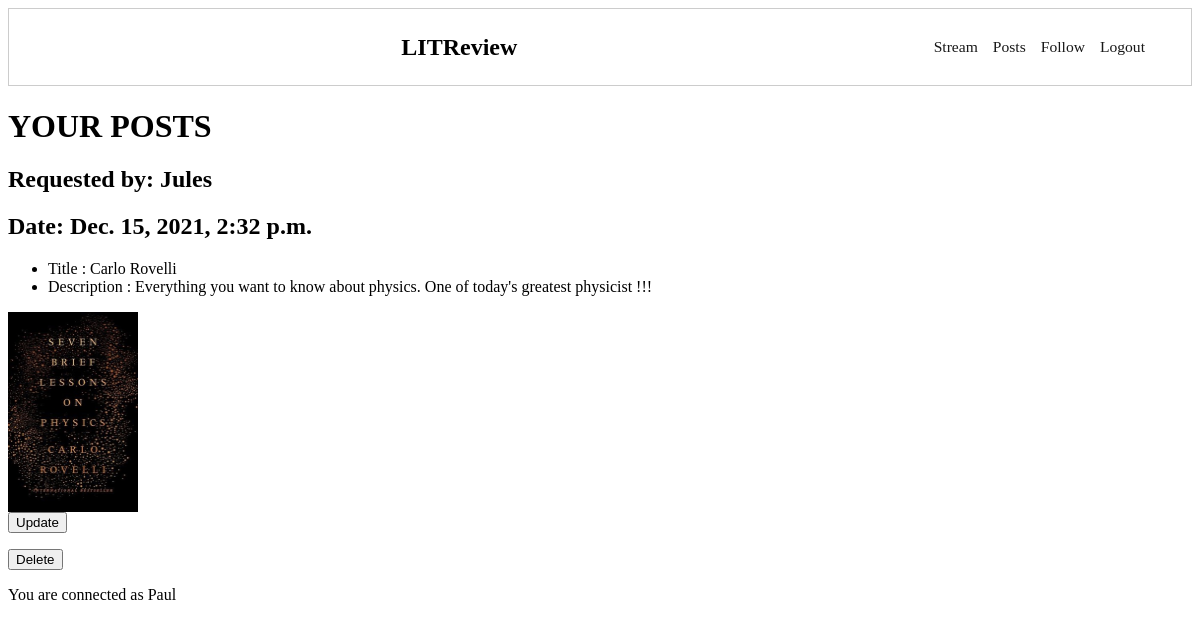
/review/3/ (signed in), run on the app's committed database.
### review/models.py (models this page shows, shortened)
class Ticket(models.Model):
    title = models.CharField(max_length=128)
    description = models.TextField(max_length=128, blank=True)
    user = models.ForeignKey(to=settings.AUTH_USER_MODEL, on_delete=models.CASCADE)
    image = models.ImageField(null=True, blank=True)
    time_created = models.DateTimeField(auto_now_add=True)

### authentication/models.py (models this page shows)
class User(AbstractUser):
    pass

### review/views.py (the view)
# urls.py: path('review/<int:id>/', review.views.post_detail, name='post_detail'),
@login_required
def post_detail(request, id):
    ticket = models.Ticket.objects.get(id=id)
    return render(request, 'review/post_detail.html', {'ticket': ticket})

### review/templates/review/post_detail.html
{% extends 'base.html' %}
{% block content %}
<h1>YOUR POSTS</h1>
<h2>Requested by: {{ ticket.user }}</h2>
<h2>Date: {{ ticket.time_created}}</h2>
  <ul>
   <li>Title : {{ ticket.title }}</li>
   <li>Description : {{ ticket.description }}</li>
  </ul>
  {% if ticket.image %}
   <img src="{{ ticket.image.url }}" alt="Book cover" width="130" height="200">
  {% endif %}
 <form action="ticket_update">
    <input type="submit" value="Update" />
</form>
 <form action="ticket_delete">
    <input type="submit" value="Delete" />
</form>
{% endblock content %}

### templates/base.html (shortened to what this page needs)
{% load static %}
<html>
  <head>
		<link rel="stylesheet" href="{% static 'base.css' %}" />
  </head>
  <body>
      <header class="main-header">
          <div id="main_title">
              <h2>LITReview</h2>
          </div>
          <nav class="main-nav">
              <ul class="main-nav__items">
                  <li class="main-nav__item"><a href="{% url 'feed'%}">Stream</a></li>
                  <li class="main-nav__item"><a href="{% url 'post_update'%}">Posts</a></li>
                  <li class="main-nav__item"><a href="{% url 'follower_update'%}">Follow</a></li>
                  <li class="main-nav__item"><a href="{% url 'logout'%}">Logout</a></li>
              </ul>
          </nav>
      </header>
    {% block content %}
    {% endblock content %}
    {% if user.is_authenticated %}
      <p>You are connected as {{ request.user }} </p>
    {% endif %}
  </body>
</html>

### static/base.css (style rules this page uses)
.main-header { width: 100%; height: 10%; padding: 0.5rem 1rem; border: 1px solid #ccc; box-sizing: border-box; display: flex; justify-content: space-between; align-items:center; }
.main-nav__items { list-style-type: none; display: flex; margin-right: 15px; font-size: 12px; }
.main-nav__item { margin-right: 15px; }
.main-nav__item a { font-size: 1.3em; color: #181818; padding-bottom: 3px; text-decoration: none; }

### data on the page
Ticket: user "Jules", time_created "Dec. 15, 2021, 2:32 p.m.", title "Carlo Rovelli", description "Everything you want to know about physics. One of today's greatest physicist !!!", image (picture)
User: user "Paul"
